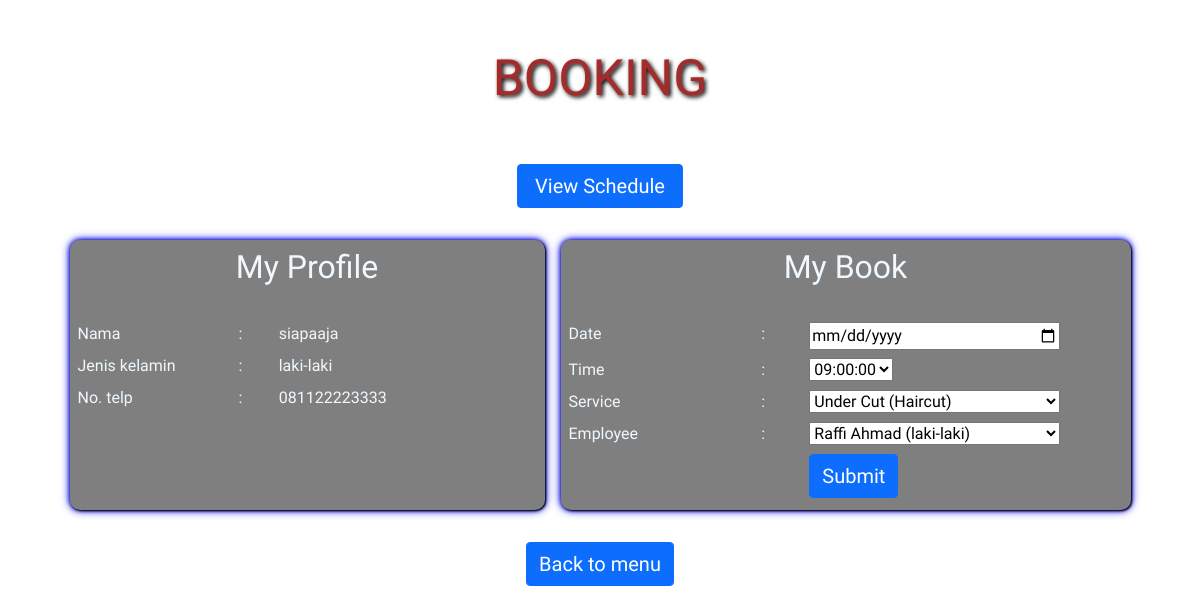
Page /book.php (signed in) on the committed database.
### tables this page shows
CREATE TABLE `users` (
  `userID` int(11) NOT NULL,
  `username` varchar(20) NOT NULL,
  `password` varchar(255) NOT NULL,
  `customerName` varchar(30) NOT NULL,
  `customerGender` enum('laki-laki','perempuan') NOT NULL,
  `phoneNumber` varchar(13) NOT NULL
);

### book.php (the view, shortened to what this page needs)
<?php
require 'function.php';
$username = $_SESSION["username"];
$userQuery = mysqli_query($connect, "SELECT * FROM users WHERE username = '$username'");
$userData = mysqli_fetch_assoc($userQuery);
?>
<!DOCTYPE html>
<html lang="en">
<head>
    <link href="https://cdn.jsdelivr.net/npm/bootstrap@5.1.3/dist/css/bootstrap.min.css" rel="stylesheet"
>
    <link rel="stylesheet" href="style.css">
</head>
<body class="body-book" style="background-image: url(https://img.freepik.com/free-photo/black-brick-wall-textured-background_53876-63572.jpg?t=st=1650356367~exp=1650356967~hmac=94d6216e0eec90a827e2c0d098b0cadb074de2cdd84b1ac746a3d356a409c526&w=900);
    background-size: 100%;">
    <div class="container">
        <br><br>
        <h1 class="text-center content-title" style="font-size: 50px;">BOOKING</h1>
        <br><br>
        <div class="row justify-content-center">
            <div class="col-lg-2 col-md-3 col-5">
                <form action="edit.php" method="post">
                    <button class="btn btn-primary" type="button" data-bs-toggle="offcanvas"
                        data-bs-target="#offcanvasTop" aria-controls="offcanvasTop" style="width:100%;">View
                        Schedule</button>
                </form>
            </div>
        </div>
        <br>
        <div class="row justify-content-center">
            <div class="col-md-5 m-2 p-2 content-box">
                <h2 class="text-center">My Profile</h2>
                <br>
                <div class="row">
                    <div class="col-4 my-1">
                        Nama
                    </div>
                    <div class="col-1 my-1">
                        :
                    </div>
                    <div class="col-7 my-1">
                        <?= $userData["customerName"]; ?>
                    </div>
                    <div class="col-4 my-1">
                        Jenis kelamin
                    </div>
                    <div class="col-1 my-1">
                        :
                    </div>
                    <div class="col-7 my-1">
                        <?= $userData["customerGender"]; ?>
                    </div>
                    <div class="col-4 my-1">
                        No. telp
                    </div>
                    <div class="col-1 my-1">
                        :
                    </div>
                    <div class="col-7 my-1">
                        <?= $userData["phoneNumber"]; ?>
                    </div>
                </div>
            </div>
            <div class="col-md-6 m-2 p-2 content-box">
                <h2 class="text-center">My Book</h2>
                <br>
                <form action="profile.php" method="post">
                    <div class="row">
                        <div class="col-4 my-1">
                            <label for="date">Date</label>
                        </div>
                        <div class="col-1 my-1">
                            :
                        </div>
                        <div class="col-7 my-1">
                            <input type="date" name="date" id="date" style="width : 80%;">
                        </div>
                        <div class="col-4 my-1">
                            <label for="time">Time</label>
                        </div>
                        <div class="col-1 my-1">
                            :
                        </div>
                        <div class="col-7 my-1">
                            <?php
                        $options = array('09:00:00', '10:00:00', '11:00:00', '13:00:00', '14:00:00', '16:00:00', '17:00:00', '19:00:00', '20:00:00');
                        echo "<select name='time' id='time'>";
                        foreach ($options as $option ) {
                            echo "<option value='$option'>$option</option>";
                        }
                        echo "</select>";
                    ?>
                        </div>
                        <div class="col-4 my-1">
                            <label for="service">Service</label>
                        </div>
                        <div class="col-1 my-1">
                            :
                        </div>
                        <div class="col-7 my-1">
                            <select name="service" id="service" style="width : 80%;">
                                <?php
                        $serviceQuery = mysqli_query($connect, "SELECT * FROM service");
                        while ($serviceData = mysqli_fetch_assoc($serviceQuery)) { ?>
                                <option value="<?=$serviceData['serviceID'];?>">
                                    <?=$serviceData['serviceName'] . " (" . $serviceData['serviceLines'] . ")";?>
                                </option>
                                <?php } ?>
                            </select>
                        </div>
                        <div class="col-4 my-1">
                            <label for="employee">Employee</label>
                        </div>
                        <div class="col-1 my-1">
                            :
                        </div>
                        <div class="col-7 my-1">
                            <select select name="employee" id="employee" style="width : 80%;">
                                <?php
                        $employeeQuery = mysqli_query($connect, "SELECT * FROM employee");
                        while ($employeeData = mysqli_fetch_assoc($employeeQuery)) { ?>
                                <option value="<?=$employeeData['employeeID'];?>">
                                    <?=$employeeData['employeeName'] . " (" . $employeeData['employeeGender'] . ")";?>
                                </option>
                                <?php } ?>
                            </select>
                        </div>
                        <div class="col-5 my-1"></div>
                        <div class="col my-1">
                            <button type="submit" class="btn btn-primary" name="submit">Submit</button>
                        </div>
                    </div>
                </form>
            </div>
        </div>
    </div>
    <div class="text-center mt-4">
        <a href="index.php"><button type="button" class="btn btn-primary">Back to menu</button></a>
    </div>
</body>
</html>

### style.css (style rules this page uses)
.body-book { height: 100vh; }
.btn-primary { font-size: 20px; font-family: 'Concert One', cursive; }
.content-title { font-family: 'Chewy', cursive; color:#a52a2a; text-shadow: 2px 2px 4px #000000; }
.content-box { border-radius: 10px; background: linear-gradient(rgba(0,0,0,0.5), rgba(0,0,0,0.5)); backdrop-filter: blur(4px); box-shadow: 1px 1px 2px black, 0 0 10px blue, 0 0 5px darkblue; }
.teks-biodata, .content-box { font-family: 'Coming Soon', cursive; color: aliceblue; text-align: justify; }

### rows in the picture
users: customerName "siapaaja", customerGender "laki-laki", phoneNumber "081122223333"

### other values in the picture
form field time "09:00:00"
form field service "Under Cut (Haircut)"
form field employee "Raffi Ahmad (laki-laki)"
